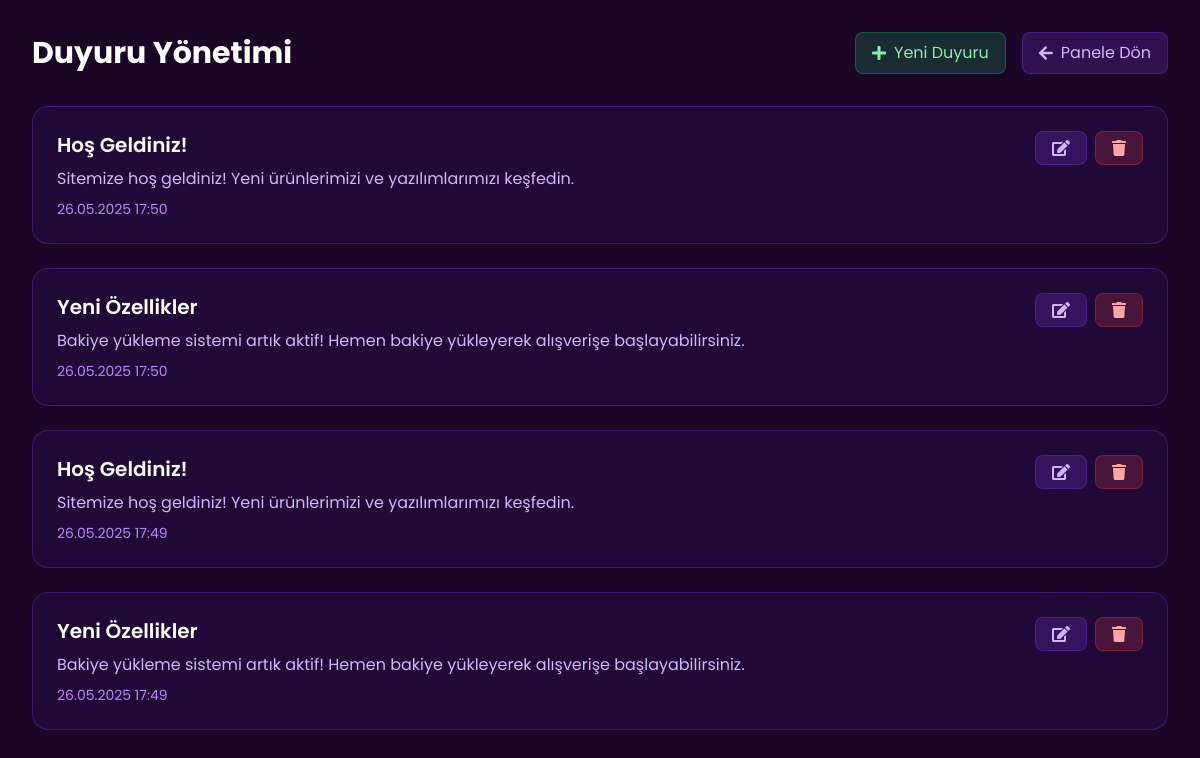
Screenshot of /yeni/admin/announcements.php (signed in) with the database file from the repository.
### tables this page shows
CREATE TABLE announcements (
    id INTEGER PRIMARY KEY AUTOINCREMENT,
    title TEXT NOT NULL,
    content TEXT NOT NULL,
    created_at DATETIME DEFAULT CURRENT_TIMESTAMP
);

### yeni/admin/announcements.php (the view, shortened to what this page needs)
<?php
require_once '../config.php';
$stmt = $conn->query("SELECT * FROM announcements ORDER BY created_at DESC");
$announcements = $stmt->fetchAll(PDO::FETCH_ASSOC);
?>
<!DOCTYPE html>
<html lang="tr">
<head>
    <script src="https://cdn.tailwindcss.com"></script>
    <link rel="stylesheet" href="https://cdnjs.cloudflare.com/ajax/libs/font-awesome/5.15.4/css/all.min.css">
</head>
<body class="p-8">
    <div class="max-w-7xl mx-auto">
        <div class="flex justify-between items-center mb-8">
            <h1 class="text-3xl font-bold text-white">Duyuru Yönetimi</h1>
            <div class="flex gap-4">
                <button onclick="showCreateModal()" class="button button-green">
                    <i class="fas fa-plus"></i>
                    Yeni Duyuru
                </button>
                <a href="dashboard.php" class="button button-purple">
                    <i class="fas fa-arrow-left"></i>
                    Panele Dön
                </a>
            </div>
        </div>
        <div class="space-y-6">
            <?php foreach ($announcements as $announcement): ?>
                <div class="admin-card">
                    <div class="flex justify-between items-start gap-4">
                        <div class="flex-1">
                            <h3 class="text-xl font-semibold text-white mb-2">
                                <?php echo htmlspecialchars($announcement['title']); ?>
                            </h3>
                            <p class="text-purple-300 mb-2">
                                <?php echo nl2br(htmlspecialchars($announcement['content'])); ?>
                            </p>
                            <p class="text-sm text-purple-400">
                                <?php echo date('d.m.Y H:i', strtotime($announcement['created_at'])); ?>
                            </p>
                        </div>
                        <div class="flex gap-2">
                            <button onclick="showEditModal(<?php echo htmlspecialchars(json_encode($announcement)); ?>)"
                                    class="button button-purple">
                                <i class="fas fa-edit"></i>
                            </button>
                            <form method="POST" class="inline" onsubmit="return confirm('Bu duyuruyu silmek istediğinizden emin misiniz?');">
                                <button type="submit" class="button button-red">
                                    <i class="fas fa-trash"></i>
                                </button>
                            </form>
                        </div>
                    </div>
                </div>
            <?php endforeach; ?>
        </div>
    </div>
</body>
</html>

### yeni/admin/announcements.php (style rules this page uses)
body { font-family: 'Poppins', sans-serif; background-color: #1a0527; min-height: 100vh; color: #c9a9ff; }
.admin-card { background: rgba(63, 26, 122, 0.2); border: 1px solid rgba(138, 63, 242, 0.3); border-radius: 1rem; padding: 1.5rem; backdrop-filter: blur(10px); transition: all 0.3s ease; }
.button { padding: 0.5rem 1rem; border-radius: 0.5rem; transition: all 0.3s ease; display: inline-flex; align-items: center; gap: 0.5rem; }
.button-red { background: rgba(239, 68, 68, 0.2); color: rgb(252, 165, 165); border: 1px solid rgba(239, 68, 68, 0.3); }
.button-green { background: rgba(34, 197, 94, 0.2); color: rgb(134, 239, 172); border: 1px solid rgba(34, 197, 94, 0.3); }
.button-purple { background: rgba(138, 63, 242, 0.2); color: rgb(216, 180, 254); border: 1px solid rgba(138, 63, 242, 0.3); }

### rows the page displays
announcements: title "Hoş Geldiniz!", content "Sitemize hoş geldiniz! Yeni ürünlerimizi ve yazılımlarımızı keşfedin.", created_at "26.05.2025 17:50"
announcements: title "Yeni Özellikler", content "Bakiye yükleme sistemi artık aktif! Hemen bakiye yükleyerek alışverişe başlayabilirsiniz.", created_at "26.05.2025 17:50"
announcements: title "Hoş Geldiniz!", content "Sitemize hoş geldiniz! Yeni ürünlerimizi ve yazılımlarımızı keşfedin.", created_at "26.05.2025 17:49"
announcements: title "Yeni Özellikler", content "Bakiye yükleme sistemi artık aktif! Hemen bakiye yükleyerek alışverişe başlayabilirsiniz.", created_at "26.05.2025 17:49"
